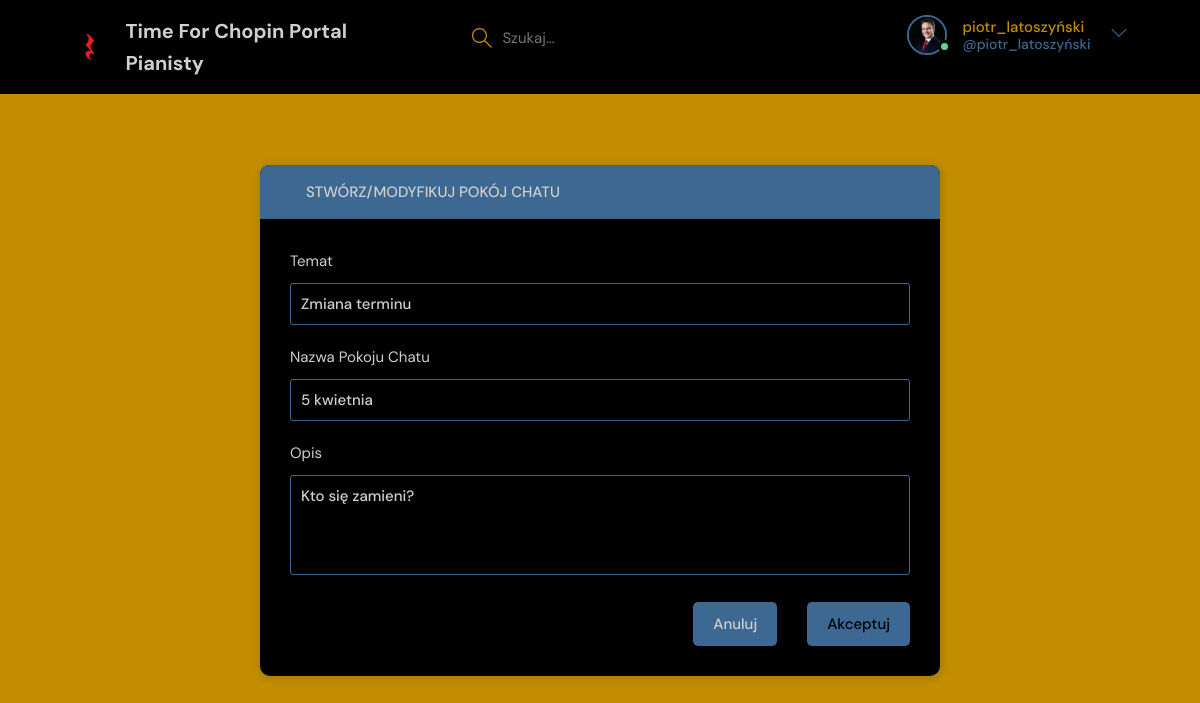
The page /update-room/6/ (signed in) on the database its author committed.
### base/models.py (models this page shows, shortened)
class User(AbstractUser):
    name = models.CharField(max_length=200, null=True)
    email = models.EmailField(unique=True, null=True)
    bio = models.TextField(null=True)
    avatar = models.ImageField(null=True, default='avatar.svg')
    USERNAME_FIELD = 'email'
    REQUIRED_FIELDS = []

class ChatRoom(models.Model):
    host = models.ForeignKey(User, on_delete=models.SET_NULL, null=True)
    room_topic = models.ForeignKey(ChatTopic, on_delete=models.SET_NULL, null=True)
    name = models.CharField(max_length=180)
    description = models.TextField(null=True, blank=True)
    chat_participants = models.ManyToManyField(User, related_name='chat_participants', blank=True)
    updating = models.DateTimeField(auto_now=True)
    creating = models.DateTimeField(auto_now_add=True)
    class Meta:
        ordering = ['-updating', '-creating']

class ChatTopic(models.Model):
    topic_name = models.CharField(max_length=200)

### base/views.py (the view, shortened to what this page needs)
# urls.py: path('update-room/<str:primary_key>/', views.update_room, name='update-room'),
@login_required(login_url='login')
def update_room(request,primary_key):
    chat_room_number = ChatRoom.objects.get(id=primary_key)
    form = ChatRoomForm(instance=chat_room_number)
    topics = ChatTopic.objects.all()
    if request.user != chat_room_number.host:
        return HttpResponse("Access is not allowed")
    dictionary_model = {'form':form, 'topics':topics, 'room':chat_room_number}
    return render(request,'base/room_form.html', dictionary_model)

### base/forms.py
class ChatRoomForm(ModelForm):
    class Meta:
        model = ChatRoom
        fields = '__all__'
        exclude = ['host', 'chat_participants']

### base/templates/base/room_form.html (shortened to what this page needs)
<!DOCTYPE html>
{% extends 'main_template.html' %}
{% block content %}
  <main class="create-room layout">
    <div class="container">
      <div class="layout__box">
        <div class="layout__boxHeader">
          <div class="layout__boxTitle">
            <a href="{% url 'home page' %}">
              <svg version="1.1" xmlns="http://www.w3.org/2000/svg" width="32" height="32" viewbox="0 0 32 32">
                <title>arrow-left</title>
                <path
                  d="M13.723 2.286l-13.723 13.714 13.719 13.714 1.616-1.611-10.96-10.96h27.625v-2.286h-27.625l10.965-10.965-1.616-1.607z">
                </path>
              </svg>
            </a>
            <h3>Stwórz/Modyfikuj Pokój Chatu</h3>
          </div>
        </div>
        <div class="layout__body">
          <form class="form" action="" method="post">
            <div class="form__group">
              <label for="room_topic">Temat</label>
              <input required type="text" value="{{room.room_topic.topic_name}}" name="topic" list="topic-list"/>
            </div>
            <div class="form__group">
              <label for="room_name">Nazwa Pokoju Chatu</label>
              {{form.name}}
            </div>
            <div class="form__group">
              <label for="room_description">Opis</label>
              {{form.description}}
            </div>
            <div class="form__action">
              <a class="btn btn--dark" href="{% url 'home page' %}">Anuluj</a>
              <button class="btn btn--main" type="submit">Akceptuj</button>
            </div>
          </form>
        </div>
      </div>
    </div>
  </main>
{% endblock content %}

### templates/navigation_bar.html (shortened to what this page needs)
<!DOCTYPE html>
{% load static %}
<header class="header header--loggedIn">
   <div class="container">
     <a href="{% url 'home page' %}" class="header__logo">
       <img src="{% static 'images/tfch_logo.png' %}"/>
       <h1>Time For Chopin Portal Pianisty</h1>
     </a>
     <form class="header__search" method="get" action="{% url 'home page' %}">
       <label>
         <input name="q" placeholder="Szukaj..." />
       </label>
     </form>
     <nav class="header__menu">
      {% if request.user.is_authenticated %}
       <div class="header__user">
         <a href="{% url 'user profile' user.id %}">
           <div class="avatar avatar--medium active">
             <img src="{{request.user.avatar.url}}" />
           </div>
           <p>{{request.user.username}} <span>@{{request.user.username}}</span></p>
         </a>
         <button class="dropdown-button">
           <svg version="1.1" xmlns="http://www.w3.org/2000/svg" width="32" height="32" viewbox="0 0 32 32">
             <title>chevron-down</title>
             <path d="M16 21l-13-13h-3l16 16 16-16h-3l-13 13z"></path>
           </svg>
         </button>
       </div>
       {% else %}
        <a href="{% url 'login' %}">
         <img src="{% static 'images/avatar.svg' %}" />
         <p>Logowanie</p>
       </a>
       {% endif %}
     </nav>
   </div>
</header>

### rows shown on the page
User: user.avatar (picture), user.username "piotr_latoszyński"
ChatRoom: topic "Zmiana terminu", name "5 kwietnia", description "Kto się zamieni?"
